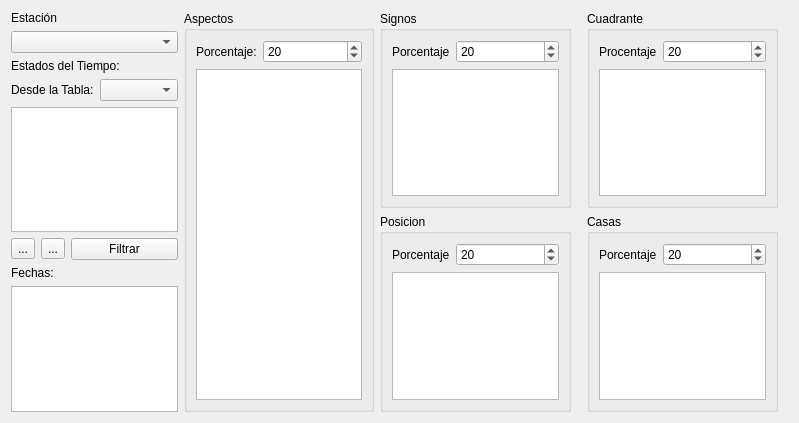
<?xml version="1.0" encoding="UTF-8"?>
<ui version="4.0">
 <class>processByWeatherWidget</class>
 <widget class="QWidget" name="processByWeatherWidget">
  <property name="geometry">
   <rect>
    <x>0</x>
    <y>0</y>
    <width>799</width>
    <height>423</height>
   </rect>
  </property>
  <property name="windowTitle">
   <string>Por Estados de Tiempo</string>
  </property>
  <layout class="QHBoxLayout" name="horizontalLayout_2">
   <item>
    <layout class="QVBoxLayout" name="verticalLayout">
     <item>
      <widget class="QLabel" name="label">
       <property name="text">
        <string>Estación</string>
       </property>
      </widget>
     </item>
     <item>
      <widget class="QComboBox" name="cboEstacion"/>
     </item>
     <item>
      <widget class="QLabel" name="label_3">
       <property name="text">
        <string>Estados del Tiempo:</string>
       </property>
      </widget>
     </item>
     <item>
      <layout class="QFormLayout" name="formLayout_6">
       <item row="0" column="0">
        <widget class="QLabel" name="desdeLaTablaLabel">
         <property name="text">
          <string>Desde la Tabla:</string>
         </property>
        </widget>
       </item>
       <item row="0" column="1">
        <widget class="QComboBox" name="desdeLaTablaComboBox"/>
       </item>
      </layout>
     </item>
     <item>
      <widget class="QTableWidget" name="weatherTable">
       <property name="sizePolicy">
        <sizepolicy hsizetype="Expanding" vsizetype="Maximum">
         <horstretch>0</horstretch>
         <verstretch>0</verstretch>
        </sizepolicy>
       </property>
       <property name="editTriggers">
        <set>QAbstractItemView::NoEditTriggers</set>
       </property>
       <property name="selectionMode">
        <enum>QAbstractItemView::SingleSelection</enum>
       </property>
       <property name="selectionBehavior">
        <enum>QAbstractItemView::SelectRows</enum>
       </property>
      </widget>
     </item>
     <item>
      <layout class="QHBoxLayout" name="horizontalLayout">
       <item>
        <widget class="QToolButton" name="addButton">
         <property name="text">
          <string>...</string>
         </property>
         <property name="icon">
          <iconset resource="resource.qrc">
           <normaloff>:/icons/icons/edit-add.png</normaloff>:/icons/icons/edit-add.png</iconset>
         </property>
        </widget>
       </item>
       <item>
        <widget class="QToolButton" name="delButton">
         <property name="text">
          <string>...</string>
         </property>
         <property name="icon">
          <iconset resource="resource.qrc">
           <normaloff>:/icons/icons/edit-remove-3.png</normaloff>:/icons/icons/edit-remove-3.png</iconset>
         </property>
        </widget>
       </item>
       <item>
        <widget class="QPushButton" name="buscarButton">
         <property name="text">
          <string>Filtrar</string>
         </property>
         <property name="icon">
          <iconset resource="resource.qrc">
           <normaloff>:/icons/icons/system-search-4.png</normaloff>:/icons/icons/system-search-4.png</iconset>
         </property>
        </widget>
       </item>
      </layout>
     </item>
     <item>
      <widget class="QLabel" name="fechasLabel">
       <property name="text">
        <string>Fechas:</string>
       </property>
      </widget>
     </item>
     <item>
      <widget class="QListWidget" name="datesList"/>
     </item>
    </layout>
   </item>
   <item>
    <widget class="QGroupBox" name="groupBox_5">
     <property name="title">
      <string>Aspectos</string>
     </property>
     <layout class="QVBoxLayout" name="verticalLayout_2">
      <item>
       <layout class="QFormLayout" name="formLayout">
        <item row="0" column="0">
         <widget class="QLabel" name="porcentajeLabel">
          <property name="text">
           <string>Porcentaje:</string>
          </property>
         </widget>
        </item>
        <item row="0" column="1">
         <widget class="QSpinBox" name="aspectariumPorcentajeSpinBox">
          <property name="maximum">
           <number>100</number>
          </property>
          <property name="value">
           <number>20</number>
          </property>
         </widget>
        </item>
       </layout>
      </item>
      <item>
       <widget class="QTableWidget" name="aspectariumTableWidget">
        <property name="editTriggers">
         <set>QAbstractItemView::NoEditTriggers</set>
        </property>
        <property name="selectionMode">
         <enum>QAbstractItemView::SingleSelection</enum>
        </property>
        <property name="selectionBehavior">
         <enum>QAbstractItemView::SelectRows</enum>
        </property>
       </widget>
      </item>
     </layout>
    </widget>
   </item>
   <item>
    <layout class="QVBoxLayout" name="verticalLayout_7">
     <property name="rightMargin">
      <number>10</number>
     </property>
     <item>
      <widget class="QGroupBox" name="groupBox_3">
       <property name="title">
        <string>Signos</string>
       </property>
       <layout class="QVBoxLayout" name="verticalLayout_3">
        <item>
         <layout class="QFormLayout" name="formLayout_2">
          <item row="0" column="0">
           <widget class="QLabel" name="porcentajeLabel_2">
            <property name="text">
             <string>Porcentaje</string>
            </property>
           </widget>
          </item>
          <item row="0" column="1">
           <widget class="QSpinBox" name="signPorcentajeSpinBox">
            <property name="maximum">
             <number>100</number>
            </property>
            <property name="value">
             <number>20</number>
            </property>
           </widget>
          </item>
         </layout>
        </item>
        <item>
         <widget class="QTableWidget" name="signsTableWidget">
          <property name="editTriggers">
           <set>QAbstractItemView::NoEditTriggers</set>
          </property>
          <property name="selectionMode">
           <enum>QAbstractItemView::SingleSelection</enum>
          </property>
          <property name="selectionBehavior">
           <enum>QAbstractItemView::SelectRows</enum>
          </property>
         </widget>
        </item>
       </layout>
      </widget>
     </item>
     <item>
      <widget class="QGroupBox" name="groupBox">
       <property name="title">
        <string>Posicion</string>
       </property>
       <layout class="QVBoxLayout" name="verticalLayout_4">
        <item>
         <layout class="QFormLayout" name="formLayout_3">
          <item row="0" column="0">
           <widget class="QLabel" name="porcentajeLabel_3">
            <property name="text">
             <string>Porcentaje</string>
            </property>
           </widget>
          </item>
          <item row="0" column="1">
           <widget class="QSpinBox" name="positionsPorcentajeSpinBox">
            <property name="maximum">
             <number>100</number>
            </property>
            <property name="value">
             <number>20</number>
            </property>
           </widget>
          </item>
         </layout>
        </item>
        <item>
         <widget class="QTableWidget" name="positionsTableWidget">
          <property name="editTriggers">
           <set>QAbstractItemView::NoEditTriggers</set>
          </property>
          <property name="selectionMode">
           <enum>QAbstractItemView::SingleSelection</enum>
          </property>
          <property name="selectionBehavior">
           <enum>QAbstractItemView::SelectRows</enum>
          </property>
         </widget>
        </item>
       </layout>
      </widget>
     </item>
    </layout>
   </item>
   <item>
    <layout class="QVBoxLayout" name="verticalLayout_8">
     <property name="rightMargin">
      <number>10</number>
     </property>
     <item>
      <widget class="QGroupBox" name="groupBox_4">
       <property name="title">
        <string>Cuadrante</string>
       </property>
       <layout class="QVBoxLayout" name="verticalLayout_5">
        <item>
         <layout class="QFormLayout" name="formLayout_4">
          <item row="0" column="0">
           <widget class="QLabel" name="procentajeLabel">
            <property name="text">
             <string>Procentaje</string>
            </property>
           </widget>
          </item>
          <item row="0" column="1">
           <widget class="QSpinBox" name="quadrantsProcentajeSpinBox">
            <property name="maximum">
             <number>100</number>
            </property>
            <property name="value">
             <number>20</number>
            </property>
           </widget>
          </item>
         </layout>
        </item>
        <item>
         <widget class="QTableWidget" name="quadrantesTableWidget">
          <property name="editTriggers">
           <set>QAbstractItemView::NoEditTriggers</set>
          </property>
          <property name="selectionMode">
           <enum>QAbstractItemView::SingleSelection</enum>
          </property>
          <property name="selectionBehavior">
           <enum>QAbstractItemView::SelectRows</enum>
          </property>
         </widget>
        </item>
       </layout>
      </widget>
     </item>
     <item>
      <widget class="QGroupBox" name="groupBox_2">
       <property name="title">
        <string>Casas</string>
       </property>
       <layout class="QVBoxLayout" name="verticalLayout_6">
        <item>
         <layout class="QFormLayout" name="formLayout_5">
          <item row="0" column="0">
           <widget class="QLabel" name="porcentajeLabel_4">
            <property name="text">
             <string>Porcentaje</string>
            </property>
           </widget>
          </item>
          <item row="0" column="1">
           <widget class="QSpinBox" name="housesPorcentajeSpinBox">
            <property name="maximum">
             <number>100</number>
            </property>
            <property name="value">
             <number>20</number>
            </property>
           </widget>
          </item>
         </layout>
        </item>
        <item>
         <widget class="QTableWidget" name="housesTableWidget">
          <property name="editTriggers">
           <set>QAbstractItemView::NoEditTriggers</set>
          </property>
          <property name="selectionMode">
           <enum>QAbstractItemView::SingleSelection</enum>
          </property>
          <property name="selectionBehavior">
           <enum>QAbstractItemView::SelectRows</enum>
          </property>
         </widget>
        </item>
       </layout>
      </widget>
     </item>
    </layout>
   </item>
  </layout>
 </widget>
 <resources>
  <include location="resource.qrc"/>
 </resources>
 <connections/>
</ui>
